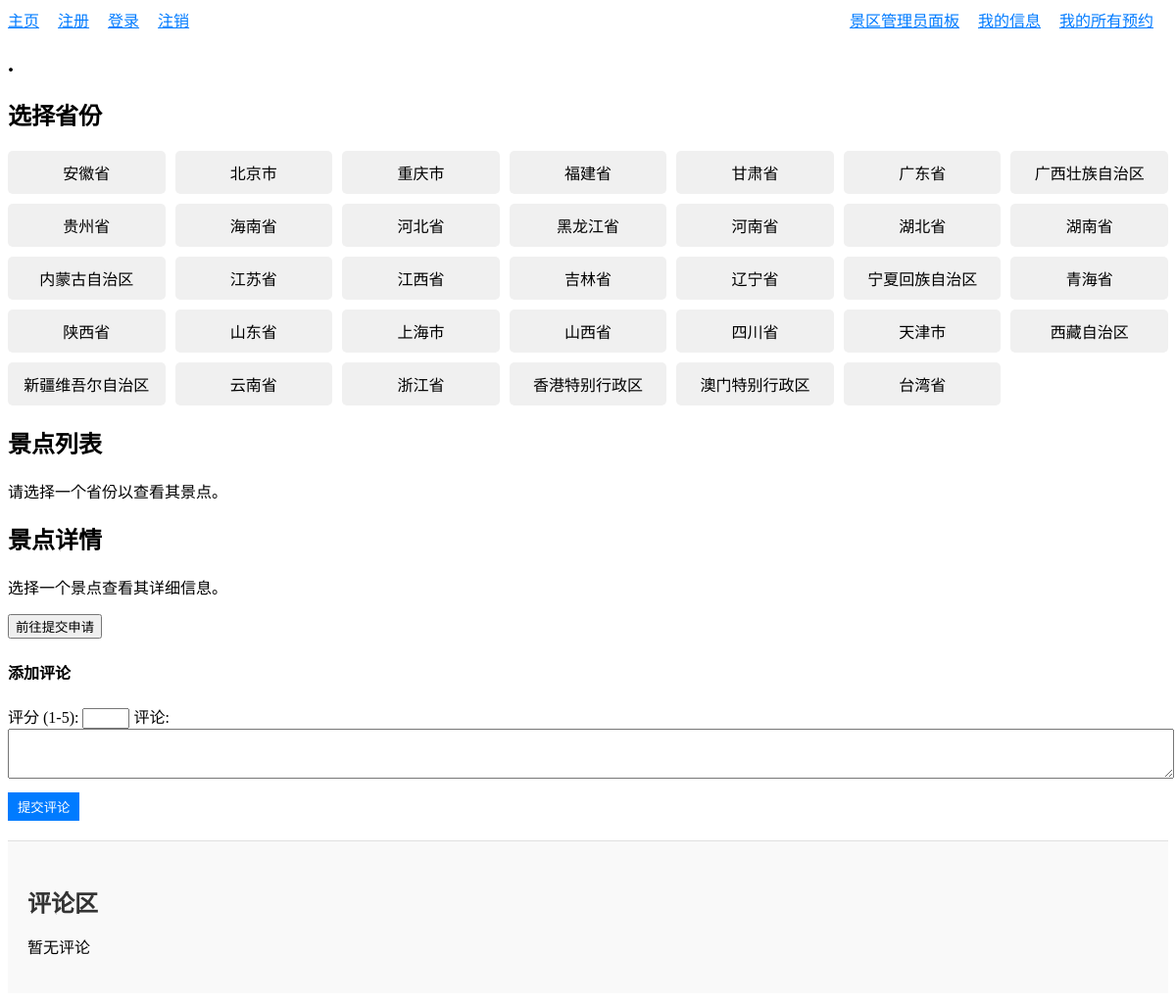
Screenshot of / (signed in) with the database file from the repository.
### attractions/models.py (models this page shows, shortened)
class Province(models.Model):
    PROVINCE_CHOICES = [
        ('北京', 'Beijing'),
        ('天津', 'Tianjin'),
        ('河北', 'Hebei'),
        ('山西', 'Shanxi'),
        ('内蒙古', 'Neimenggu'),
        ('辽宁', 'Liaoning'),
        ('吉林', 'Jilin'),
        ('黑龙江', 'Heilongjiang'),
        ('上海', 'Shanghai'),
        ('江苏', 'Jiangsu'),
        ('浙江', 'Zhejiang'),
        ('安徽', 'Anhui'),
        ('福建', 'Fujian'),
        ('江西', 'Jiangxi'),
        ('山东', 'Shandong'),
        ('河南', 'Henan'),
        ('湖北', 'Hubei'),
        ('湖南', 'Hunan'),
        ('广东', 'Guangdong'),
        ('广西', 'Guangxi'),
        ('海南', 'Hainan'),
        ('重庆', 'Chongqing'),
        ('四川', 'Sichuan'),
        ('贵州', 'Guizhou'),
        ('云南', 'Yunnan'),
        ('西藏', 'Xizang'),
        ('陕西', 'Shaanxi'),
        ('甘肃', 'Gansu'),
        ('青海', 'Qinghai'),
        ('宁夏', 'Ningxia'),
        ('新疆', 'Xinjiang'),
        ('台湾', 'Taiwan'),
        ('香港', 'Hongkong'),
        ('澳门', 'Macau')
    ]
    name = models.CharField(max_length=50, choices=PROVINCE_CHOICES,unique=True)
    zh_name = models.CharField(max_length=50,default="北京")

### attractions/views.py (the view, shortened to what this page needs)
# urls.py: path('', viewsa.view_attractions, name='view_attractions'),
@login_required
def view_attractions(request):
    with connection.cursor() as cursor:
        cursor.execute("SELECT id, name, zh_name FROM attractions_province")
        provinces = cursor.fetchall()
    selected_province = request.GET.get('province', provinces[0][0] if provinces else None)
    attractions = []
    if selected_province:
        with connection.cursor() as cursor:
            cursor.execute("""
                SELECT
                    attractions_attraction.id,
                    attractions_attraction.name,
                    attractions_attraction.description,
                    attractions_attraction.location,
                    attractions_attraction.image,
                    attractions_attraction.total_price
                FROM attractions_attraction
                JOIN attractions_province
                    ON attractions_attraction.province_name_id = attractions_province.name
                WHERE attractions_province.id = %s
            """, [selected_province])
            attractions = cursor.fetchall()
    selected_attraction = None
    attraction_id = request.GET.get('attraction_id')
    provinces_list = [
        {'id': province[0], 'name': province[1], 'zh_name': province[2]}  # 提供中文名 zh_name 和英文名 name
        for province in provinces
    ]
    return render(request, 'view_attractions.html', {
        'provinces': provinces_list,
        'attractions': attractions,
        'selected_province': selected_province,
        'selected_attraction': selected_attraction,
        'attraction_id': attraction_id,
    })

### attractions/templates/view_attractions.html (shortened to what this page needs)
{% extends "base.html" %}
{% load static %}
{% block content %}
    <div id="main-container">
        <div id="provinces-list" class="sidebar">
            <h2> .</h2>
            <h2>选择省份</h2>
            <ul class="province-list">
                {% for province in provinces %}
                    <li class="province-item" data-province="{{ province.name }}">
                        {{ province.zh_name }}
                    </li>
                {% endfor %}
            </ul>
        </div>
        <div id="attractions-list" class="content">
            <h2>景点列表</h2>
            <div class="attractions-container">
                <div id="attractions-placeholder">
                    <p>请选择一个省份以查看其景点。</p>
                </div>
            </div>
        </div>
        <div id="attraction-detail" class="sidebar">
            <h2>景点详情</h2>
            <div id="attraction-info">
                <p>选择一个景点查看其详细信息。</p>
            </div>
                <div id="reservation-form" style="display: flex;">
                <button id="reservation-button" onclick="redirectToReservationPage()">前往提交申请</button>
                </div>
                <div id="review-form">
                    <h4>添加评论</h4>
                    <form id="comment-form">
                        <label for="rating">评分 (1-5):</label>
                        <input type="number" id="rating" name="rating" min="1" max="5" required>
                        <label for="comment">评论:</label>
                        <textarea id="comment" name="comment" rows="3" required></textarea>
                        <button type="submit" style="{color: green;}">提交评论</button>
                    </form>
                </div>
                <div id="reviews-section">
                    <h3>评论区</h3>
                    <div id="reviews-list">
                        <p id="no-reviews-message">暂无评论</p>
                    </div>
                </div>
            </div>
    </div>
    <link rel="stylesheet" href="{% static 'css/view_attractions.css' %}">
{% endblock %}

### static/css/view_attractions.css (style rules this page uses)
.province-list { list-style-type: none; padding: 0; margin: 0; display: grid; grid-template-columns: repeat(7, 1fr); gap: 10px; }
.province-item { padding: 10px; text-align: center; background-color: #f0f0f0; border-radius: 5px; cursor: pointer; }
#review-form { margin-top: 20px; }
#review-form textarea { width: 100%; resize: vertical; }
#review-form button { margin-top: 10px; background-color: #007BFF; color: white; border: none; padding: 5px 10px; cursor: pointer; }
#reviews-section { padding: 20px; border-top: 1px solid #e0e0e0; margin-top: 20px; background-color: #f9f9f9; }
#reviews-section h3 { font-size: 1.5em; color: #333; margin-bottom: 15px; }

### rows the page displays
Province: zh_name "安徽省"
Province: zh_name "福建省"
Province: zh_name "甘肃省"
Province: zh_name "广东省"
Province: zh_name "广西壮族自治区"
Province: zh_name "贵州省"
Province: zh_name "海南省"
Province: zh_name "河北省"
Province: zh_name "黑龙江省"
Province: zh_name "河南省"
Province: zh_name "湖北省"
Province: zh_name "湖南省"
Province: zh_name "内蒙古自治区"
Province: zh_name "江苏省"
Province: zh_name "江西省"
Province: zh_name "吉林省"
Province: zh_name "辽宁省"
Province: zh_name "宁夏回族自治区"
Province: zh_name "青海省"
Province: zh_name "陕西省"
Province: zh_name "山东省"
Province: zh_name "山西省"
Province: zh_name "四川省"
Province: zh_name "西藏自治区"
Province: zh_name "新疆维吾尔自治区"
Province: zh_name "云南省"
Province: zh_name "浙江省"
Province: zh_name "台湾省"

### other values shown
{{ province.zh_name }} "北京市" "重庆市" "上海市" "天津市" "香港特别行政区" "澳门特别行政区"
